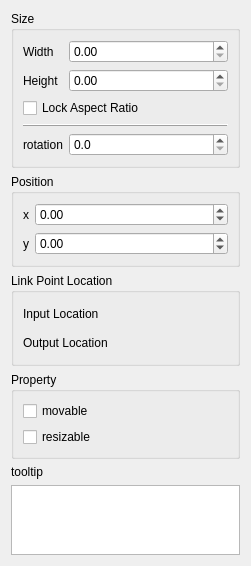
<?xml version="1.0" encoding="UTF-8"?>
<ui version="4.0">
 <class>DANodeItemSettingWidget</class>
 <widget class="QWidget" name="DANodeItemSettingWidget">
  <property name="geometry">
   <rect>
    <x>0</x>
    <y>0</y>
    <width>250</width>
    <height>507</height>
   </rect>
  </property>
  <property name="windowTitle">
   <string>Node Item Setting</string>
  </property>
  <layout class="QVBoxLayout" name="verticalLayout">
   <item>
    <widget class="QGroupBox" name="groupBoxSize">
     <property name="title">
      <string>Size</string>
     </property>
     <layout class="QGridLayout" name="gridLayout">
      <item row="0" column="0">
       <widget class="QLabel" name="labelBodyWidth">
        <property name="text">
         <string>Width</string>
        </property>
       </widget>
      </item>
      <item row="0" column="1">
       <widget class="QDoubleSpinBox" name="doubleSpinBoxBodyWidth">
        <property name="sizePolicy">
         <sizepolicy hsizetype="Expanding" vsizetype="Fixed">
          <horstretch>0</horstretch>
          <verstretch>0</verstretch>
         </sizepolicy>
        </property>
        <property name="maximum">
         <double>99999.000000000000000</double>
        </property>
       </widget>
      </item>
      <item row="1" column="0">
       <widget class="QLabel" name="labelBodyHeight">
        <property name="text">
         <string>Height</string>
        </property>
       </widget>
      </item>
      <item row="1" column="1">
       <widget class="QDoubleSpinBox" name="doubleSpinBoxBodyHeight">
        <property name="sizePolicy">
         <sizepolicy hsizetype="Expanding" vsizetype="Fixed">
          <horstretch>0</horstretch>
          <verstretch>0</verstretch>
         </sizepolicy>
        </property>
        <property name="maximum">
         <double>99999.000000000000000</double>
        </property>
       </widget>
      </item>
      <item row="2" column="0" colspan="2">
       <widget class="QCheckBox" name="checkBoxLockAspectRatio">
        <property name="text">
         <string>Lock Aspect Ratio</string>
        </property>
       </widget>
      </item>
      <item row="3" column="0" colspan="2">
       <widget class="QFrame" name="frame">
        <property name="frameShape">
         <enum>QFrame::HLine</enum>
        </property>
        <property name="frameShadow">
         <enum>QFrame::Raised</enum>
        </property>
       </widget>
      </item>
      <item row="4" column="0">
       <widget class="QLabel" name="labelRotation">
        <property name="text">
         <string>rotation</string>
        </property>
       </widget>
      </item>
      <item row="4" column="1">
       <widget class="QDoubleSpinBox" name="doubleSpinBoxRotation">
        <property name="decimals">
         <number>1</number>
        </property>
        <property name="maximum">
         <double>360.000000000000000</double>
        </property>
       </widget>
      </item>
     </layout>
    </widget>
   </item>
   <item>
    <widget class="QGroupBox" name="groupBoxPosition">
     <property name="title">
      <string>Position</string>
     </property>
     <layout class="QGridLayout" name="gridLayout_2">
      <item row="0" column="0">
       <widget class="QLabel" name="labelX">
        <property name="text">
         <string>x</string>
        </property>
       </widget>
      </item>
      <item row="0" column="1">
       <widget class="QDoubleSpinBox" name="doubleSpinBoxX">
        <property name="sizePolicy">
         <sizepolicy hsizetype="Expanding" vsizetype="Fixed">
          <horstretch>0</horstretch>
          <verstretch>0</verstretch>
         </sizepolicy>
        </property>
        <property name="minimum">
         <double>-999999.000000000000000</double>
        </property>
        <property name="maximum">
         <double>9999999.000000000000000</double>
        </property>
       </widget>
      </item>
      <item row="1" column="0">
       <widget class="QLabel" name="labelY">
        <property name="text">
         <string>y</string>
        </property>
       </widget>
      </item>
      <item row="1" column="1">
       <widget class="QDoubleSpinBox" name="doubleSpinBoxY">
        <property name="sizePolicy">
         <sizepolicy hsizetype="Expanding" vsizetype="Fixed">
          <horstretch>0</horstretch>
          <verstretch>0</verstretch>
         </sizepolicy>
        </property>
        <property name="minimum">
         <double>-9999999.000000000000000</double>
        </property>
        <property name="maximum">
         <double>9999999.000000000000000</double>
        </property>
       </widget>
      </item>
     </layout>
    </widget>
   </item>
   <item>
    <widget class="QGroupBox" name="groupBoxLinkPointLocation">
     <property name="title">
      <string>Link Point Location</string>
     </property>
     <layout class="QGridLayout" name="gridLayout_4">
      <item row="0" column="0">
       <widget class="QLabel" name="label_2">
        <property name="text">
         <string>Input Location</string>
        </property>
       </widget>
      </item>
      <item row="0" column="1">
       <layout class="QHBoxLayout" name="horizontalLayout">
        <item>
         <widget class="QToolButton" name="toolButtonInLeft">
          <property name="text">
           <string/>
          </property>
          <property name="icon">
           <iconset resource="icon.qrc">
            <normaloff>:/DAGui/icon/leftSideIn.svg</normaloff>:/DAGui/icon/leftSideIn.svg</iconset>
          </property>
          <property name="checkable">
           <bool>true</bool>
          </property>
          <property name="autoRepeat">
           <bool>false</bool>
          </property>
          <property name="autoExclusive">
           <bool>false</bool>
          </property>
          <property name="autoRaise">
           <bool>true</bool>
          </property>
         </widget>
        </item>
        <item>
         <widget class="QToolButton" name="toolButtonInRight">
          <property name="text">
           <string/>
          </property>
          <property name="icon">
           <iconset resource="icon.qrc">
            <normaloff>:/DAGui/icon/rightSideIn.svg</normaloff>:/DAGui/icon/rightSideIn.svg</iconset>
          </property>
          <property name="checkable">
           <bool>true</bool>
          </property>
          <property name="autoRepeat">
           <bool>false</bool>
          </property>
          <property name="autoExclusive">
           <bool>false</bool>
          </property>
          <property name="autoRaise">
           <bool>true</bool>
          </property>
         </widget>
        </item>
        <item>
         <widget class="QToolButton" name="toolButtonInTop">
          <property name="text">
           <string/>
          </property>
          <property name="icon">
           <iconset resource="icon.qrc">
            <normaloff>:/DAGui/icon/topSideIn.svg</normaloff>:/DAGui/icon/topSideIn.svg</iconset>
          </property>
          <property name="checkable">
           <bool>true</bool>
          </property>
          <property name="autoRepeat">
           <bool>false</bool>
          </property>
          <property name="autoExclusive">
           <bool>false</bool>
          </property>
          <property name="autoRaise">
           <bool>true</bool>
          </property>
         </widget>
        </item>
        <item>
         <widget class="QToolButton" name="toolButtonInBottom">
          <property name="text">
           <string/>
          </property>
          <property name="icon">
           <iconset resource="icon.qrc">
            <normaloff>:/DAGui/icon/bottomSideIn.svg</normaloff>:/DAGui/icon/bottomSideIn.svg</iconset>
          </property>
          <property name="checkable">
           <bool>true</bool>
          </property>
          <property name="autoRepeat">
           <bool>false</bool>
          </property>
          <property name="autoExclusive">
           <bool>false</bool>
          </property>
          <property name="autoRaise">
           <bool>true</bool>
          </property>
         </widget>
        </item>
       </layout>
      </item>
      <item row="1" column="1">
       <layout class="QHBoxLayout" name="horizontalLayout_3">
        <item>
         <widget class="QToolButton" name="toolButtonOutLeft">
          <property name="text">
           <string/>
          </property>
          <property name="icon">
           <iconset resource="icon.qrc">
            <normaloff>:/DAGui/icon/leftSideOut.svg</normaloff>:/DAGui/icon/leftSideOut.svg</iconset>
          </property>
          <property name="checkable">
           <bool>true</bool>
          </property>
          <property name="autoRepeat">
           <bool>false</bool>
          </property>
          <property name="autoExclusive">
           <bool>false</bool>
          </property>
          <property name="autoRaise">
           <bool>true</bool>
          </property>
         </widget>
        </item>
        <item>
         <widget class="QToolButton" name="toolButtonOutRight">
          <property name="text">
           <string/>
          </property>
          <property name="icon">
           <iconset resource="icon.qrc">
            <normaloff>:/DAGui/icon/rightSideOut.svg</normaloff>:/DAGui/icon/rightSideOut.svg</iconset>
          </property>
          <property name="checkable">
           <bool>true</bool>
          </property>
          <property name="autoRepeat">
           <bool>false</bool>
          </property>
          <property name="autoExclusive">
           <bool>false</bool>
          </property>
          <property name="autoRaise">
           <bool>true</bool>
          </property>
         </widget>
        </item>
        <item>
         <widget class="QToolButton" name="toolButtonOutTop">
          <property name="text">
           <string/>
          </property>
          <property name="icon">
           <iconset resource="icon.qrc">
            <normaloff>:/DAGui/icon/topSideOut.svg</normaloff>:/DAGui/icon/topSideOut.svg</iconset>
          </property>
          <property name="checkable">
           <bool>true</bool>
          </property>
          <property name="autoRepeat">
           <bool>false</bool>
          </property>
          <property name="autoExclusive">
           <bool>false</bool>
          </property>
          <property name="autoRaise">
           <bool>true</bool>
          </property>
         </widget>
        </item>
        <item>
         <widget class="QToolButton" name="toolButtonOutBottom">
          <property name="text">
           <string/>
          </property>
          <property name="icon">
           <iconset resource="icon.qrc">
            <normaloff>:/DAGui/icon/bottomSideOut.svg</normaloff>:/DAGui/icon/bottomSideOut.svg</iconset>
          </property>
          <property name="checkable">
           <bool>true</bool>
          </property>
          <property name="autoRepeat">
           <bool>false</bool>
          </property>
          <property name="autoExclusive">
           <bool>false</bool>
          </property>
          <property name="autoRaise">
           <bool>true</bool>
          </property>
         </widget>
        </item>
       </layout>
      </item>
      <item row="1" column="0">
       <widget class="QLabel" name="label_3">
        <property name="text">
         <string>Output Location</string>
        </property>
       </widget>
      </item>
     </layout>
    </widget>
   </item>
   <item>
    <widget class="QGroupBox" name="groupBoxProperty">
     <property name="title">
      <string>Property</string>
     </property>
     <layout class="QGridLayout" name="gridLayout_3">
      <item row="0" column="0">
       <widget class="QCheckBox" name="checkBoxMovable">
        <property name="text">
         <string>movable</string>
        </property>
       </widget>
      </item>
      <item row="1" column="0">
       <widget class="QCheckBox" name="checkBoxResizable">
        <property name="text">
         <string>resizable</string>
        </property>
       </widget>
      </item>
     </layout>
    </widget>
   </item>
   <item>
    <widget class="QLabel" name="label">
     <property name="text">
      <string>tooltip</string>
     </property>
    </widget>
   </item>
   <item>
    <widget class="QTextEdit" name="textEditTooltip"/>
   </item>
  </layout>
 </widget>
 <resources>
  <include location="icon.qrc"/>
 </resources>
 <connections/>
</ui>
